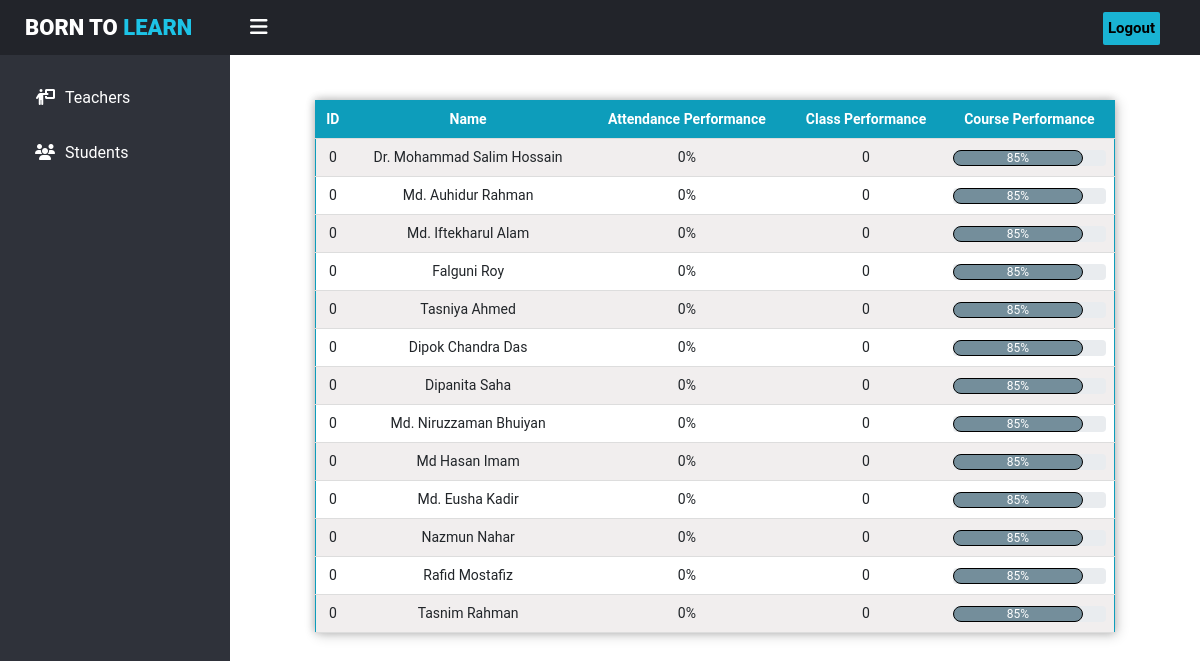
The app's page /teachers/coursePerformance.php (signed in) with its own data.
### tables this page shows
CREATE TABLE `user` (
  `ID` int(50) NOT NULL,
  `email` varchar(50) NOT NULL,
  `password` varchar(50) NOT NULL,
  `user_type` varchar(50) NOT NULL,
  `Roll` varchar(50) NOT NULL,
  `Mobile` varchar(50) NOT NULL,
  `Batch` int(11) NOT NULL,
  `semester` int(100) NOT NULL,
  `Name` varchar(50) NOT NULL
);

### teachers/coursePerformance.php (the view, shortened to what this page needs)
<?php
include '../assets/sidebar.php';
include '../assets/database.php';
function mark_performance($conn,$assaigncourse_id,$student_id){
    $mark=0;
    $mark_ofcourse =  mysqli_query($conn, " SELECT * FROM `performance` WHERE assaigncourse_id='$assaigncourse_id' AND student_id='$student_id'") or die('query failed');
    return $mark;
}
function attandance_performance($conn,$assaigncourse_id,$student_id){
    $attandance=0;
    $dates =  mysqli_query($conn, " SELECT DISTINCT date FROM `attendance_sheet` WHERE assaigncourse_id='$assaigncourse_id' ") or die('query failed');
    $class_totall=$dates->num_rows;
    return $attandance;
}
?>
<link rel="stylesheet" href="../css//courseAttandance.css">
<link rel="stylesheet" href="../css//coursePerformance.css">
<div style="padding-bottom: 25px;padding-top:100px;">
    <table style="margin-left: 50%;">
        <tbody>
            <?php
            $result = mysqli_query($conn, " SELECT * FROM `user` WHERE semester='$semester'") or die('query failed');
            if ($result->num_rows > 0) { ?>
                <tr id="header" style="text-align:center;">
                    <th>ID</th>
                    <th>Name</th>
                    <th>Attendance Performance</th>
                    <th>Class Performance</th>
                    <th>Course Performance</th>
                </tr>
                <?php while ($row = $result->fetch_assoc()) {
                    $student_id = $row['ID'];
                    $student_name = $row['Name'];
                    $student_roll = $row['Roll'];
                    $mark=mark_performance($conn,$assaigncourse_id,$student_id);
                    $attandance=attandance_performance($conn,$assaigncourse_id,$student_id);
                ?>
                    <tr>
                        <td><?php echo $student_roll; ?></td>
                        <td><?php echo $student_name; ?></td>
                        <td><?php echo $attandance; ?>%</td>
                        <td><?php echo $mark; ?></td>
                        <td>
                            <div class="progress">
                                <div class="progress-bar" role="progressbar" style="width: 85%;" aria-valuenow="25" aria-valuemin="0" aria-valuemax="100">85%</div>
                            </div>
                        </td>
                    </tr>
            <?php }
            } ?>
        </tbody>
    </table>
</div>
</div>

### css/sidebar.css (style rules this page uses)
body { margin: 0; padding: 0; font-family: "Roboto", sans-serif; }

### css/courseAttandance.css (style rules this page uses)
body { overflow-x: hidden; }
table { transform: translate(-50%, 0%); border-collapse: collapse; width: 680px; border: 1px solid #0d9dbb; box-shadow: 2px 2px 12px rgba(0, 0, 0, 0.2), -1px -1px 8px rgba(0, 0, 0, 0.2); }
tr { transition: all 0.2s ease-in; cursor: pointer; font-size: 14px; }
tr:nth-child(even) { background-color: #f1eeee; }
th, td { padding: 8px; text-align: center; border-bottom: 1px solid #ddd; }
#header { background-color: #0d9dbb; color: #fff; }

### css/coursePerformance.css (style rules this page uses)
.progress-bar { background-color: #748e9b; }
.progress .progress-bar { border-radius: 20px; border: 1px solid #000; animation: animate-positive 1.5s; }

### teachers/coursePerformance.php (style rules this page uses)
table { width:800px; }

### records on screen
user: Roll "0", Name "Dr. Mohammad Salim Hossain", attandance "0", mark "0"
user: Roll "0", Name "Md. Auhidur Rahman", attandance "0", mark "0"
user: Roll "0", Name "Md. Iftekharul Alam", attandance "0", mark "0"
user: Roll "0", Name "Falguni Roy", attandance "0", mark "0"
user: Roll "0", Name "Tasniya Ahmed", attandance "0", mark "0"
user: Roll "0", Name "Dipok Chandra Das", attandance "0", mark "0"
user: Roll "0", Name "Dipanita Saha", attandance "0", mark "0"
user: Roll "0", Name "Md. Niruzzaman Bhuiyan", attandance "0", mark "0"
user: Roll "0", Name "Md Hasan Imam", attandance "0", mark "0"
user: Roll "0", Name "Md. Eusha Kadir", attandance "0", mark "0"
user: Roll "0", Name "Nazmun Nahar", attandance "0", mark "0"
user: Roll "0", Name "Rafid Mostafiz", attandance "0", mark "0"
user: Roll "0", Name "Tasnim Rahman", attandance "0", mark "0"
